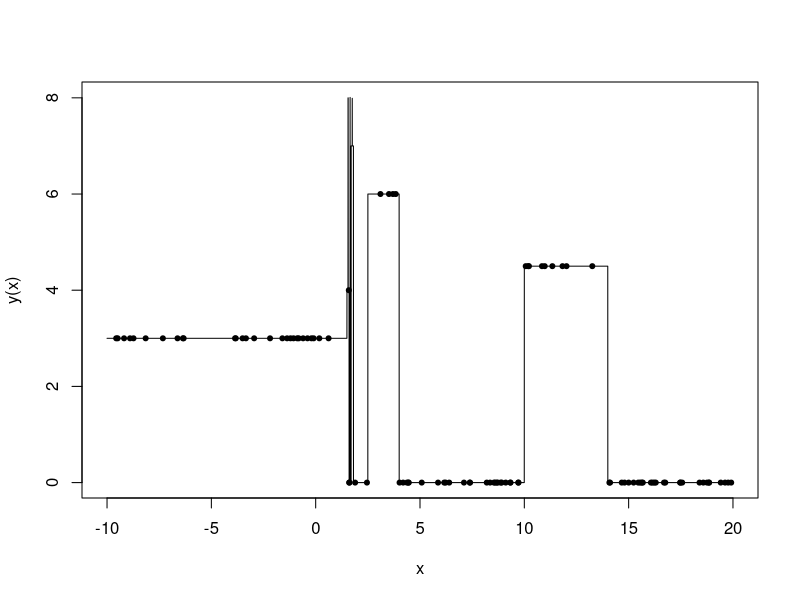
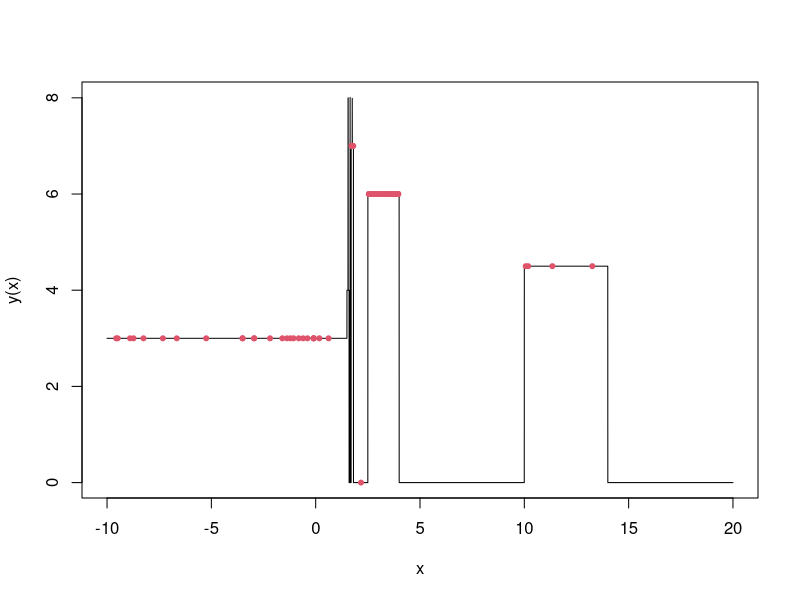
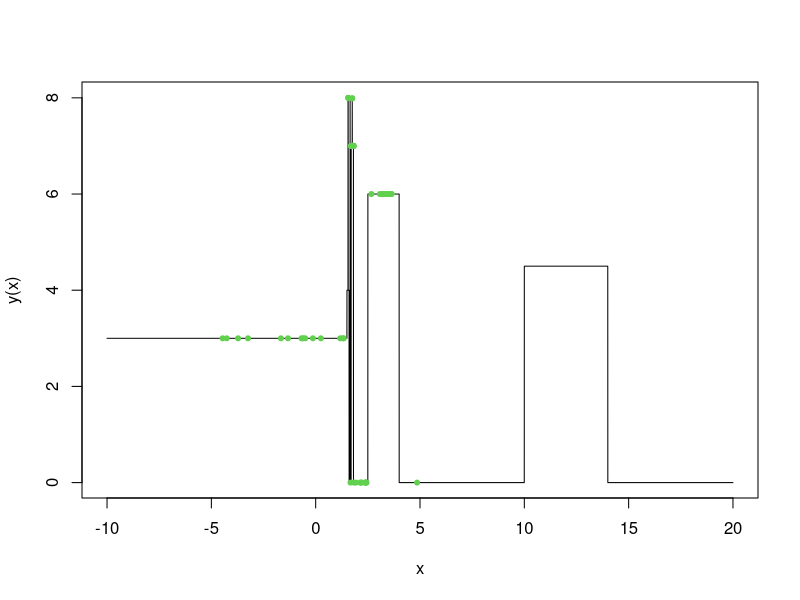
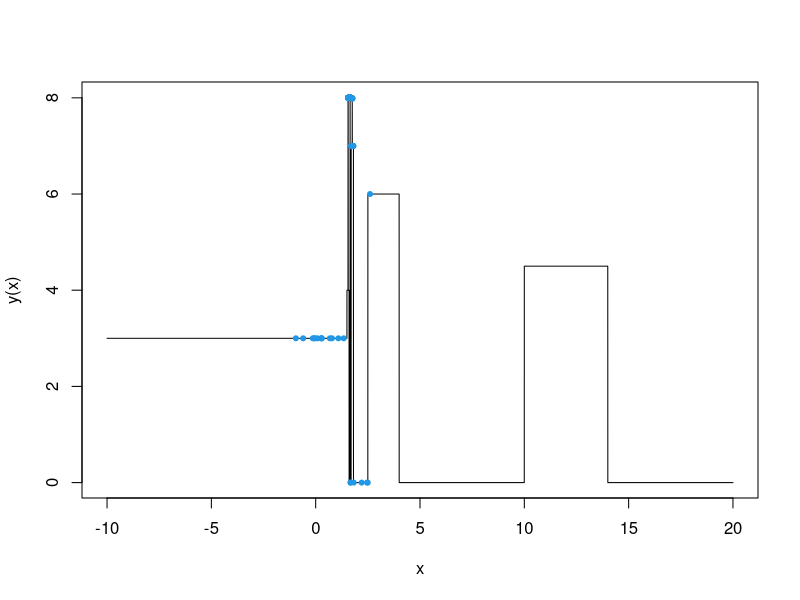
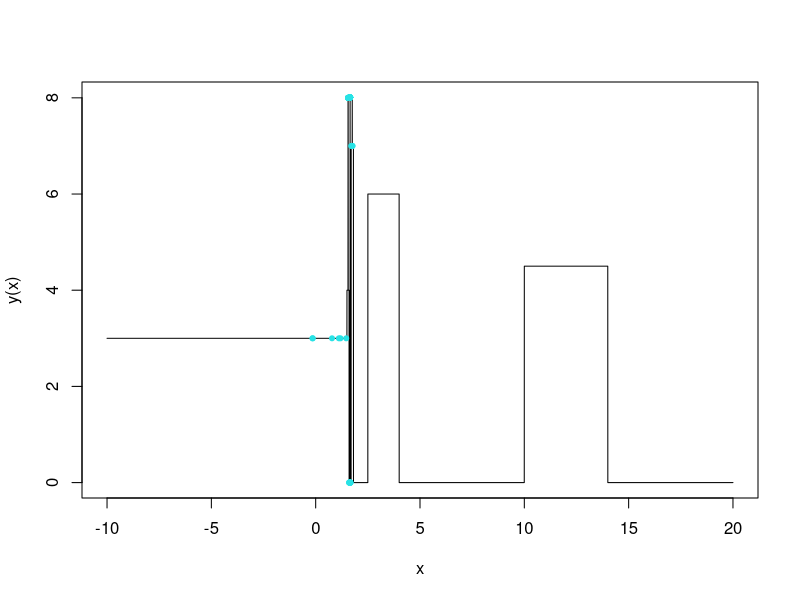
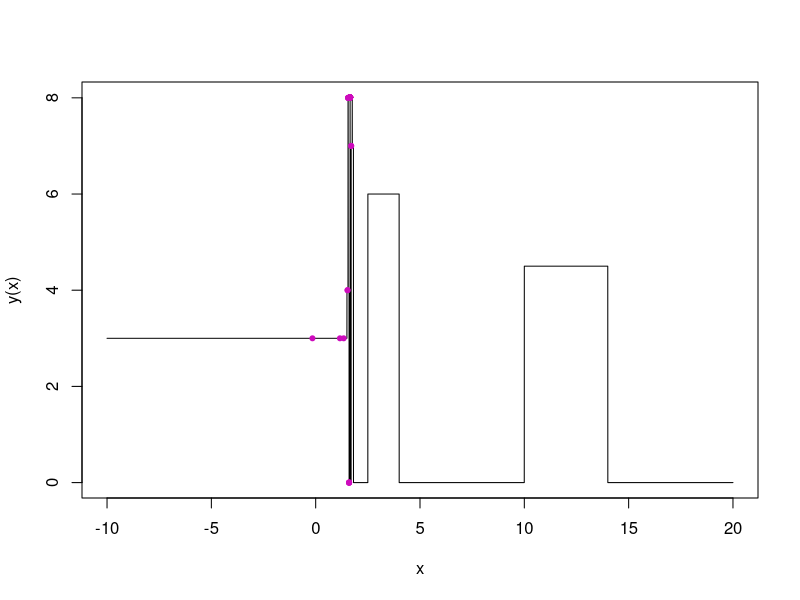
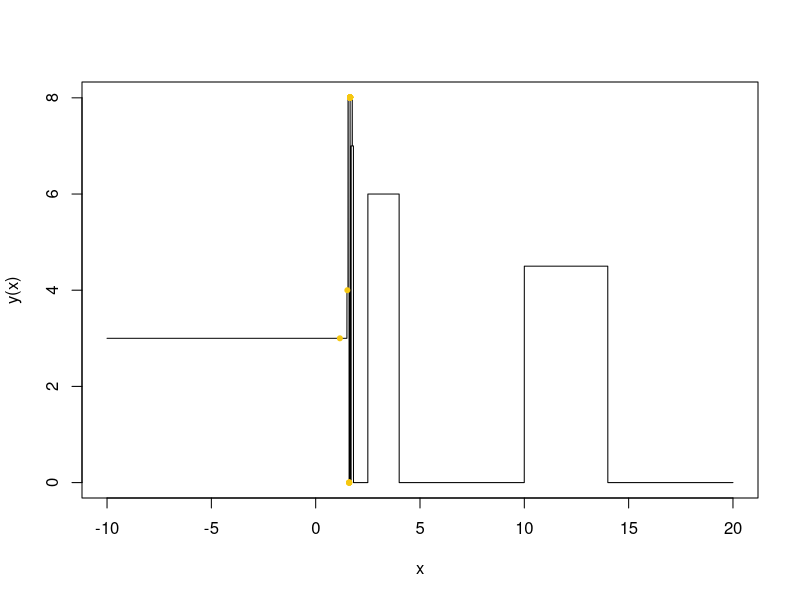
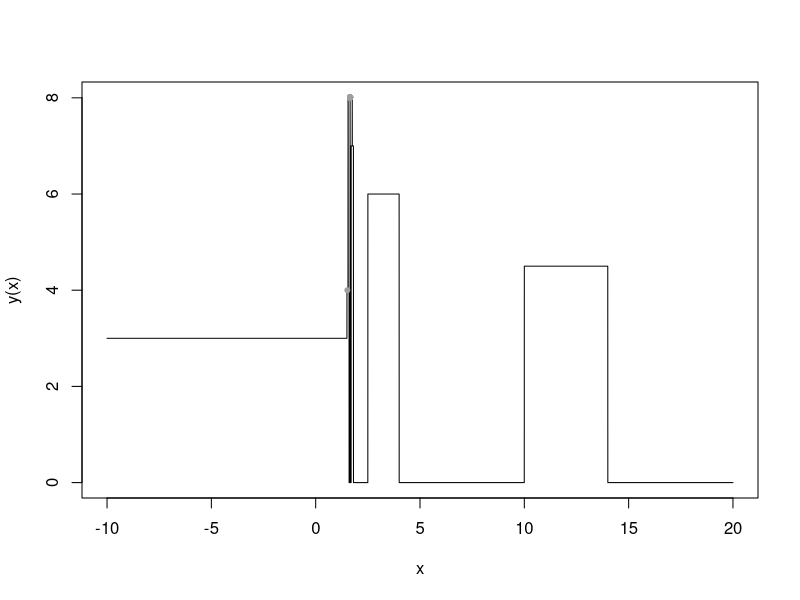

Write R code to recreate these figures, in order.
x <- seq(-10,20,length=10000)

y <- function(x) {
  #output <- .5*x* sin(1/(.001*x)) + 8
  #output[(x <= 0)] <- 5
  #output <- -(x-5)^2
  #output <- -abs(x-6)
  #output <- tan(x)
  #output <- numeric(length(x)) + 2
  #output[(x < .4 & x > .3)] <- 20
  
  output <- numeric(length(x))
  output[(x < 1.5)] <- 3 
  output[(x < 1.452 & x > 1.4515)] <- 8.01
  output[(x < 1.6 & x >= 1.5)] <- 4
  output[(x < 1.56 & x > 1.55)] <- 8
  output[(x < 1.755 & x >= 1.75)] <- 7.9
  output[(x < 1.652 & x >= 1.65)] <- 8.009
  output[(x < 1.81 & x >= 1.7)] <- 7
  output[(x < 1.755 & x >= 1.75)] <- 7.99
  output[(x < 4 & x >= 2.5)] <- 6
  output[(x < 14 & x >= 10)] <- 4.5
  return(output)
}

plot(x,y(x),type="l")


max(y(x))


samp <- sample(x,100)

points(samp,y(samp),col=1,pch=20)

samp

ngen <- 10

combos <- (combn(samp,m = 2))
best_model <- numeric(ngen)
best_model[1] <- max(y(samp))
historical_generations <- as.data.frame(cbind("first_kid_x"=samp,y(samp),"gen"=1))
for (i in 2:ngen) {
first_kid_x <- numeric(ncol(combos))
for (colz in 1:ncol(combos)) {
  first_kid_x[colz] <- y(combos[1,colz]) / sum(y(combos[,colz])) * combos[1,colz] + y(combos[2,colz])/sum(y(combos[,colz])) * combos[2,colz] 
}

temp_df <- as.data.frame(cbind(first_kid_x,y(first_kid_x)))
best_of_breed <- head(temp_df[order(temp_df$V2,decreasing=TRUE),],length(samp)/2)
others <- tail(temp_df[order(temp_df$V2,decreasing=TRUE),],nrow(temp_df)-nrow(best_of_breed))[sample(1:(nrow(temp_df)-nrow(best_of_breed)),length(samp)/2),]

next_gen <- rbind(best_of_breed,others)

historical_generations <- rbind(historical_generations,cbind(next_gen,"gen"=i))

plot(x,y(x),type="l")
points(next_gen,col=i,pch=20)

best_model[i] <- max(next_gen$V2,na.rm=TRUE)

combos <- combn(next_gen[,1],m=2)
}

#plot(max(y(x))-best_model,type="l")

#best_model

#aggregate(historical_generations$V2~historical_generations$gen,FUN=median)

